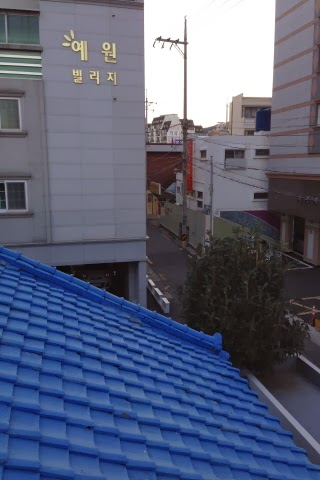
#> input picture img/Building/S1.jpg, 320 x 480 px
$ python -i light_compensation.py   (imports and definitions only)
#> lines starting #> are read from the running program, lines starting #| are printed output that depends on the picture
#> further down, picture is the input picture: shape (480, 320, 3); mean B, G, R 121.5, 96.9, 89.6
import numpy as np
import cv2 as cv
import random
import sys


# GreyWorld
# [11 lines left out: function grey_world, not called in this run]


# Histogram Equalization
def hist_equalization(img):
    ycrcb = cv.cvtColor(img, cv.COLOR_BGR2YCR_CB)
#> ycrcb: shape (480, 320, 3); mean of channels 0, 1, 2 97.5, 122.4, 141.6
    channels = cv.split(ycrcb)
    cv.equalizeHist(channels[0], channels[0])  # equalizeHist(in,out)
    cv.merge(channels, ycrcb)
    img_eq = cv.cvtColor(ycrcb, cv.COLOR_YCR_CB2BGR)
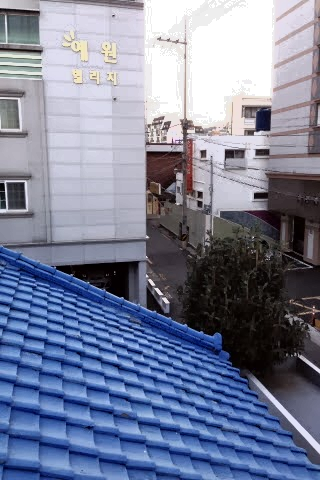
#> img_eq: shape (480, 320, 3); mean B, G, R 153.2, 128.5, 121.3
#> ycrcb: shape (480, 320, 3); mean of channels 0, 1, 2 129.1, 122.4, 141.6

    return img_eq


# Retinex
# SSR
# [153 lines left out: functions single_scale_retinex, multi_scale_retinex, color_restoration, simplest_color_balance, MSRCR, white_balance and 2 more, not called in this run]

>>> import cv2
>>> picture = cv2.imread('../img/Building/S1.jpg')
>>> result = hist_equalization(picture)

$ run again, on img/Building/S2.jpg
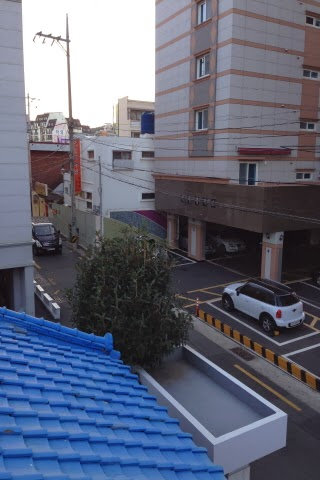
#> input picture img/Building/S2.jpg, 320 x 480 px
#> picture is the input picture: shape (480, 320, 3); mean B, G, R 121.4, 102.9, 97.7
#> in hist_equalization, `img_eq = cv.cvtColor(ycrcb, cv.COLOR_YCR_CB2BGR)`:
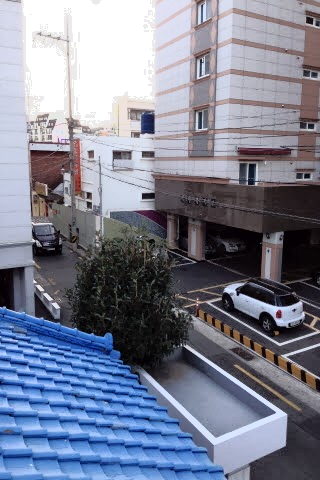
#> img_eq: shape (480, 320, 3); mean B, G, R 146.9, 128.5, 123.3

$ run again, on img/Building/S3.jpg
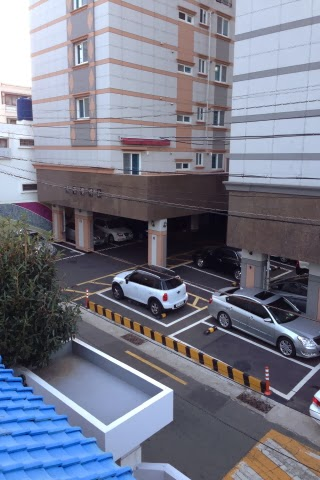
#> input picture img/Building/S3.jpg, 320 x 480 px
#> picture is the input picture: shape (480, 320, 3); mean B, G, R 136.3, 120.5, 118.2
#> in hist_equalization, `img_eq = cv.cvtColor(ycrcb, cv.COLOR_YCR_CB2BGR)`:
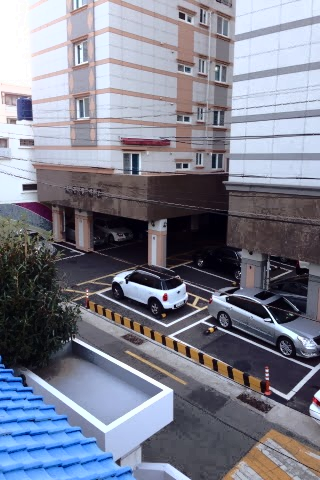
#> img_eq: shape (480, 320, 3); mean B, G, R 142, 127.1, 124.8

$ run again, on img/Building/S5.jpg
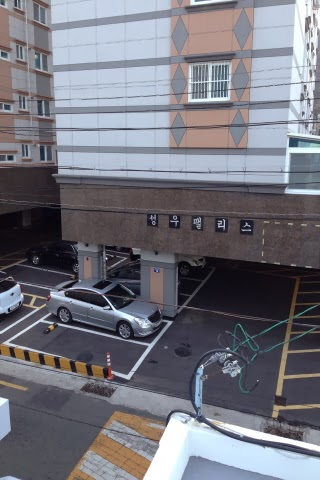
#> input picture img/Building/S5.jpg, 320 x 480 px
#> picture is the input picture: shape (480, 320, 3); mean B, G, R 124.8, 115.7, 115.7
#> in hist_equalization, `img_eq = cv.cvtColor(ycrcb, cv.COLOR_YCR_CB2BGR)`:
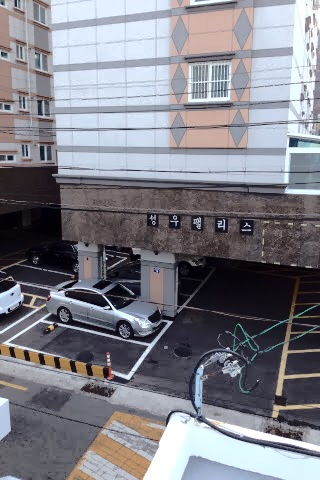
#> img_eq: shape (480, 320, 3); mean B, G, R 135.9, 127.2, 127.3
